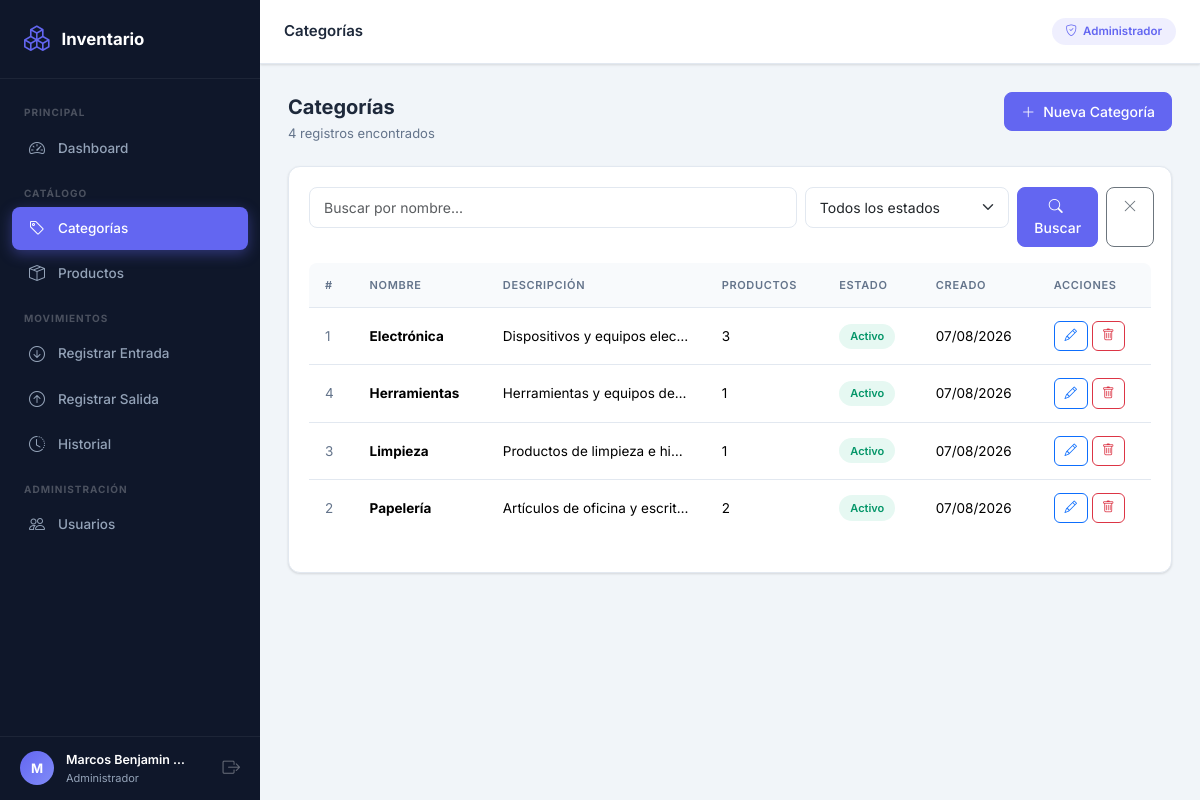
The app's page /modules/categorias/index.php (signed in) with its own data.
### tables this page shows
CREATE TABLE categorias (
    id INT AUTO_INCREMENT PRIMARY KEY,
    nombre VARCHAR(100) NOT NULL,
    descripcion TEXT,
    estado TINYINT(1) NOT NULL DEFAULT 1,
    created_at TIMESTAMP DEFAULT CURRENT_TIMESTAMP
);

### modules/categorias/index.php (the view, shortened to what this page needs)
<?php
require_once __DIR__ . '/../../config/database.php';
$buscar = trim($_GET['buscar'] ?? '');
$sql    = 'SELECT c.*, COUNT(p.id) AS total_productos FROM categorias c LEFT JOIN productos p ON c.id = p.id_categoria WHERE 1=1';
$params = [];
$sql .= ' GROUP BY c.id ORDER BY c.nombre';
$stmt      = $pdo->prepare($sql);
$stmt->execute($params);
$categorias = $stmt->fetchAll();
require_once __DIR__ . '/../../includes/header.php';
?>
<div class="page-header">
    <div>
        <div class="page-title">Categorías</div>
        <div class="page-subtitle"><?= count($categorias) ?> registros encontrados</div>
    </div>
    <a href="<?= BASE_URL ?>/modules/categorias/crear.php" class="btn btn-primary" id="btn-nueva-categoria">
        <i class="bi bi-plus-lg me-2"></i>Nueva Categoría
    </a>
</div>
<div class="card">
    <div class="card-body" style="padding:1.25rem">
        <form method="GET" class="row g-2 mb-3" id="form-filtro-categorias">
            <div class="col-md-7">
                <input type="text" name="buscar" class="form-control" id="input-buscar-cat" placeholder="Buscar por nombre..." value="<?= htmlspecialchars($buscar) ?>">
            </div>
            <div class="col-md-3">
                <select name="estado" class="form-select" id="sel-estado-cat">
                    <option value="">Todos los estados</option>
                </select>
            </div>
            <div class="col-md-2 d-flex gap-2">
                <button type="submit" class="btn btn-primary flex-fill" id="btn-buscar-cat"><i class="bi bi-search me-1"></i>Buscar</button>
                <a href="<?= BASE_URL ?>/modules/categorias/index.php" class="btn btn-outline-secondary" id="btn-limpiar-cat"><i class="bi bi-x-lg"></i></a>
            </div>
        </form>
        <div class="table-responsive">
            <table class="table" id="tabla-categorias">
                <thead>
                    <tr>
                        <th>#</th>
                        <th>Nombre</th>
                        <th>Descripción</th>
                        <th>Productos</th>
                        <th>Estado</th>
                        <th>Creado</th>
                        <th>Acciones</th>
                    </tr>
                </thead>
                <tbody>
                    <?php if (empty($categorias)): ?>
                    <tr><td colspan="7" class="text-center py-4 text-muted">No se encontraron registros.</td></tr>
                    <?php else: ?>
                    <?php foreach ($categorias as $cat): ?>
                    <tr>
                        <td style="color:var(--text-secondary)"><?= $cat['id'] ?></td>
                        <td><strong><?= htmlspecialchars($cat['nombre']) ?></strong></td>
                        <td style="max-width:200px;overflow:hidden;text-overflow:ellipsis;white-space:nowrap"><?= htmlspecialchars($cat['descripcion'] ?? '—') ?></td>
                        <td><?= $cat['total_productos'] ?></td>
                        <td>
                            <?php if ($cat['estado']): ?>
                            <span class="bstatus b-activo">Activo</span>
                            <?php else: ?>
                            <span class="bstatus b-inactivo">Inactivo</span>
                            <?php endif; ?>
                        </td>
                        <td><?= date('d/m/Y', strtotime($cat['created_at'])) ?></td>
                        <td>
                            <div class="d-flex gap-1">
                                <a href="<?= BASE_URL ?>/modules/categorias/editar.php?id=<?= $cat['id'] ?>" class="btn btn-sm btn-outline-primary" id="btn-editar-cat-<?= $cat['id'] ?>" title="Editar">
                                    <i class="bi bi-pencil"></i>
                                </a>
                                <form method="POST" action="<?= BASE_URL ?>/modules/categorias/eliminar.php" onsubmit="return confirm('¿Seguro que desea eliminar esta categoría?')">
                                    <button type="submit" class="btn btn-sm btn-outline-danger" id="btn-eliminar-cat-<?= $cat['id'] ?>" title="Eliminar">
                                        <i class="bi bi-trash"></i>
                                    </button>
                                </form>
                            </div>
                        </td>
                    </tr>
                    <?php endforeach; ?>
                    <?php endif; ?>
                </tbody>
            </table>
        </div>
    </div>
</div>
<?php require_once __DIR__ . '/../../includes/footer.php'; ?>

### assets/css/style.css (style rules this page uses)
:root { --sidebar-bg: #0f172a; --sidebar-text: #94a3b8; --sidebar-active: #6366f1; --sidebar-hover: #1e293b; --sidebar-width: 260px; --topbar-height: 64px; --content-bg: #f1f5f9; --card-bg: #ffffff; --primary: #6366f1; --primary-dark: #4f46e5; --success: #10b981; --warning: #f59e0b; --danger: #ef4444; --info: #3b82f6; --text-primary: #1e293b; --text-secondary: #64748b; --border-color: #e2e8f0; --shadow: 0 1px 3px rgba(0,0,0,.08), 0 1px 2px rgba(0,0,0,.05); --shadow-md: 0 4px 12px rgba(0,0,0,.08), 0 2px 4px rgba(0,0,0,.05); --shadow-lg: 0 10px 24px rgba(0,0,0,.1), 0 4px 8px rgba(0,0,0,.05); --radius: 12px; --radius-sm: 8px; }
* { margin: 0; padding: 0; box-sizing: border-box; }
body { font-family: 'Inter', sans-serif; background: var(--content-bg); color: var(--text-primary); }
.card { border: 1px solid var(--border-color) !important; border-radius: var(--radius) !important; box-shadow: var(--shadow) !important; }
.table { font-size: .8438rem; }
.table th { background: #f8fafc !important; font-weight: 600; font-size: .6875rem; letter-spacing: .06em; text-transform: uppercase; color: var(--text-secondary); padding: .875rem 1rem !important; border-bottom: 1px solid var(--border-color) !important; white-space: nowrap; }
.table td { padding: .8125rem 1rem !important; vertical-align: middle; border-bottom: 1px solid var(--border-color) !important; }
.table tbody tr:last-child td { border-bottom: none !important; }
.table-responsive { border-radius: var(--radius-sm); overflow: hidden; }
.bstatus { padding: .275rem .7rem; border-radius: 100px; font-size: .6875rem; font-weight: 600; display: inline-block; white-space: nowrap; }
.b-activo { background: rgba(16,185,129,.1); color: #059669; }
.form-control, .form-select { border: 1px solid var(--border-color); border-radius: 8px; padding: .5625rem .875rem; font-size: .875rem; transition: border-color .2s, box-shadow .2s; }
.btn { border-radius: 8px; font-weight: 500; font-size: .875rem; padding: .5rem 1rem; transition: all .2s; }
.btn-primary { background: var(--primary); border-color: var(--primary); }
.btn-sm { padding: .3rem .6rem; font-size: .78rem; border-radius: 6px; }
.page-header { display: flex; align-items: flex-start; justify-content: space-between; margin-bottom: 1.375rem; flex-wrap: wrap; gap: 1rem; }
.page-title { font-size: 1.25rem; font-weight: 700; color: var(--text-primary); }
.page-subtitle { font-size: .8125rem; color: var(--text-secondary); margin-top: .125rem; }

### records on screen
categorias: id "1", nombre "Electrónica", descripcion "Dispositivos y equipos elec…", total_productos "3", estado "Activo", created_at "07/08/2026"
categorias: id "4", nombre "Herramientas", descripcion "Herramientas y equipos de…", total_productos "1", estado "Activo", created_at "07/08/2026"
categorias: id "3", nombre "Limpieza", descripcion "Productos de limpieza e hi…", total_productos "1", estado "Activo", created_at "07/08/2026"
categorias: id "2", nombre "Papelería", descripcion "Artículos de oficina y escrit…", total_productos "2", estado "Activo", created_at "07/08/2026"

### other values on screen
$_inicial "M"
$_nombre "Marcos Benjamin…"
$pageTitle "Categorías"
count($categorias) "4"
